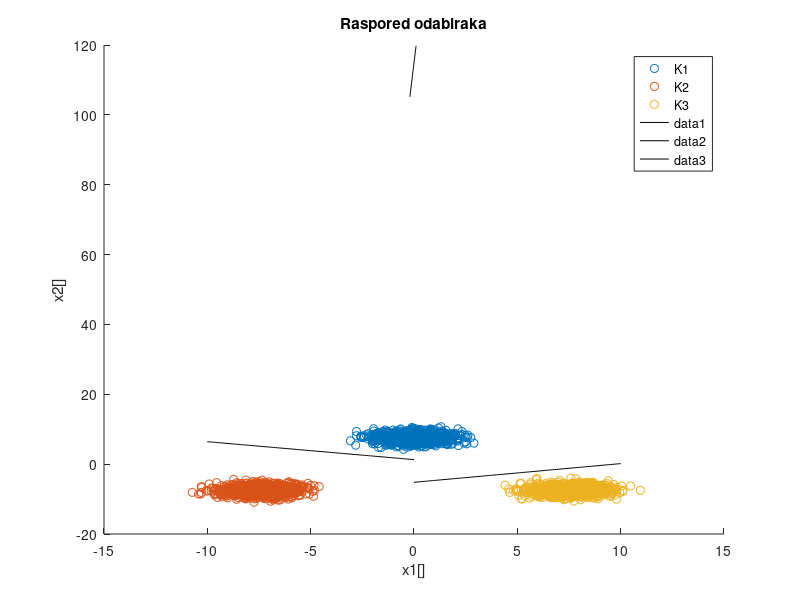
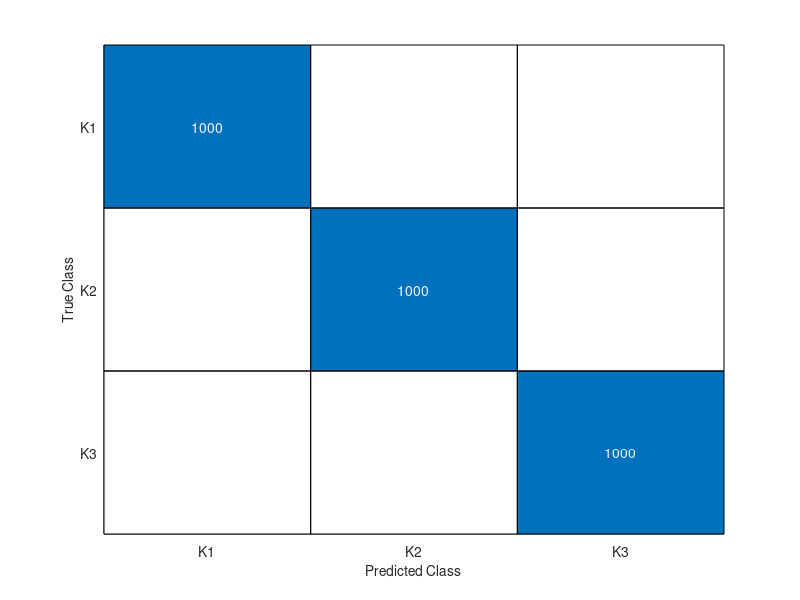

Reproduce these figures in MATLAB, in order.
clear;
close all;
clc;

clear;
close all;
clc;

N = 1000;

M1 = [0;7.5]; S1 = eye(2);
M2 = [-7.5;-7.5]; S2 = eye(2);
M3 = [7.5;-7.5]; S3 = eye(2);

K1 = mvnrnd(M1,S1,N);
K2 = mvnrnd(M2,S2,N);
K3 = mvnrnd(M3,S3,N);

K = [K1;K2;K3];


figure(1)
hold all;
scatter(K1(:,1), K1(:,2), 'ro');
scatter(K2(:,1), K2(:,2), 'bo');
scatter(K3(:,1), K3(:,2), 'go');
xlabel('x1[]')
ylabel('x2[]')
title('Raspored odabiraka')
legend('K1','K2','K3')

%% Izmedju K1 i K2
U = [-ones(1,N) ones(1,N); -K1' K2'];
G = [ones(N,1);2*ones(N,1)];
W = ((U*U')^(-1))*U*G;
v0 = W(1);
V(1) = W(2);
V(2) = W(3);

x1 = -10:0.1:0;
x2 = -(v0+V(1)*x1)/V(2);
figure(1)
plot(x1,x2,'k');

v012 = v0;
V12 = V';

%% Izmedju K2 i K3

U = [-ones(1,N) ones(1,N); -K2' K3'];
G = [ones(N,1);2*ones(N,1)];
W = ((U*U')^(-1))*U*G;
v0 = W(1);
V(1) = W(2);
V(2) = W(3);

x1 = -0.2:0.01:0.1;
x2 = -(v0+V(1)*x1)/V(2);
figure(1)
plot(x1,x2,'k');

v023 = v0;
V23 = V';


%% Izmedju K3 i K1

U = [-ones(1,N) ones(1,N); -K3' K1'];
G = [ones(N,1);2*ones(N,1)];
W = ((U*U')^(-1))*U*G;
v0 = W(1);
V(1) = W(2);
V(2) = W(3);

x1 = 0:0.1:10;
x2 = -(v0+V(1)*x1)/V(2);
figure(1)
plot(x1,x2,'k');

v031 = v0;
V31 = V';

%% Spajanje

pred = zeros(1,length(K));
for i = 1:length(K)
    glasovi = zeros(1,3);
    
    Y12 = V12'*K(i,:)';
    if Y12 > -v012
        glasovi(2) = glasovi(2) + 1;
    else
        glasovi(1) = glasovi(1) + 1;
    end
    
        Y23 = V23'*K(i,:)';
    if Y23 > -v023
        glasovi(3) = glasovi(3) + 1;
    else
        glasovi(2) = glasovi(2) + 1;
    end
    
        Y31 = V31'*K(i,:)';
    if Y31 > -v031
        glasovi(1) = glasovi(1) + 1;
    else
        glasovi(3) = glasovi(3) + 1;
    end
    
    [~,pred(i)] = max(glasovi);
end
true = [ones(1,N) ones(1,N)*2 ones(1,N)*3];
C = confusionmat(true,pred);

%% 
figure(2)
confusionchart(C,{'K1','K2','K3'})

